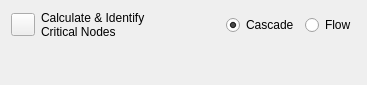
<?xml version="1.0" encoding="UTF-8"?>
<ui version="4.0">
 <class>calculateForm</class>
 <widget class="QWidget" name="calculateForm">
  <property name="geometry">
   <rect>
    <x>0</x>
    <y>0</y>
    <width>367</width>
    <height>85</height>
   </rect>
  </property>
  <property name="windowTitle">
   <string>Form</string>
  </property>
  <layout class="QVBoxLayout" name="verticalLayout">
   <item>
    <layout class="QHBoxLayout" name="horizontalLayout">
     <item>
      <widget class="QToolButton" name="calculateButton"/>
     </item>
     <item>
      <widget class="QLabel" name="infoLabel">
       <property name="text">
        <string>Calculate &amp; Identify
Critical Nodes</string>
       </property>
      </widget>
     </item>
     <item>
      <spacer name="horizontalSpacer">
       <property name="orientation">
        <enum>Qt::Horizontal</enum>
       </property>
       <property name="sizeHint" stdset="0">
        <size>
         <width>40</width>
         <height>20</height>
        </size>
       </property>
      </spacer>
     </item>
     <item>
      <widget class="QRadioButton" name="cascadeButton">
       <property name="text">
        <string>Cascade</string>
       </property>
       <property name="checked">
        <bool>true</bool>
       </property>
      </widget>
     </item>
     <item>
      <widget class="QRadioButton" name="flowButton">
       <property name="text">
        <string>Flow</string>
       </property>
      </widget>
     </item>
    </layout>
   </item>
   <item>
    <widget class="QLabel" name="errorLabel">
     <property name="text">
      <string/>
     </property>
    </widget>
   </item>
  </layout>
 </widget>
 <resources/>
 <connections/>
</ui>
